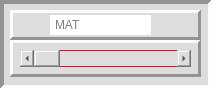
      <widget class="QFrame" name="frame_283">
       <property name="minimumSize">
        <size>
         <width>212</width>
         <height>89</height>
        </size>
       </property>
       <property name="styleSheet">
        <string notr="true">background-color: rgb(221, 221, 221);</string>
       </property>
       <property name="frameShape">
        <enum>QFrame::Panel</enum>
       </property>
       <property name="frameShadow">
        <enum>QFrame::Sunken</enum>
       </property>
       <property name="lineWidth">
        <number>4</number>
       </property>
       <property name="midLineWidth">
        <number>0</number>
       </property>
       <widget class="QFrame" name="frame_284">
        <property name="geometry">
         <rect>
          <x>10</x>
          <y>40</y>
          <width>191</width>
          <height>37</height>
         </rect>
        </property>
        <property name="styleSheet">
         <string notr="true"/>
        </property>
        <property name="frameShape">
         <enum>QFrame::Panel</enum>
        </property>
        <property name="frameShadow">
         <enum>QFrame::Raised</enum>
        </property>
        <property name="lineWidth">
         <number>3</number>
        </property>
        <widget class="QScrollBar" name="horizontalScrollBar_98">
         <property name="geometry">
          <rect>
           <x>10</x>
           <y>10</y>
           <width>171</width>
           <height>17</height>
          </rect>
         </property>
         <property name="minimumSize">
          <size>
           <width>171</width>
           <height>17</height>
          </size>
         </property>
         <property name="maximumSize">
          <size>
           <width>171</width>
           <height>17</height>
          </size>
         </property>
         <property name="styleSheet">
          <string notr="true"> border: 1px solid red</string>
         </property>
         <property name="orientation">
          <enum>Qt::Horizontal</enum>
         </property>
        </widget>
       </widget>
       <widget class="QFrame" name="frame_285">
        <property name="geometry">
         <rect>
          <x>10</x>
          <y>10</y>
          <width>191</width>
          <height>30</height>
         </rect>
        </property>
        <property name="frameShape">
         <enum>QFrame::Panel</enum>
        </property>
        <property name="frameShadow">
         <enum>QFrame::Raised</enum>
        </property>
        <property name="lineWidth">
         <number>3</number>
        </property>
        <property name="midLineWidth">
         <number>0</number>
        </property>
        <widget class="QLineEdit" name="lineEdit_98">
         <property name="geometry">
          <rect>
           <x>40</x>
           <y>5</y>
           <width>101</width>
           <height>20</height>
          </rect>
         </property>
         <property name="minimumSize">
          <size>
           <width>101</width>
           <height>20</height>
          </size>
         </property>
         <property name="maximumSize">
          <size>
           <width>101</width>
           <height>20</height>
          </size>
         </property>
         <property name="styleSheet">
          <string notr="true">QLineEdit {
 border: 3px solid wHITE;
	background-color: rgb(255, 255, 255);
}
</string>
         </property>
         <property name="placeholderText">
          <string>MAT</string>
         </property>
        </widget>
       </widget>
      </widget>
